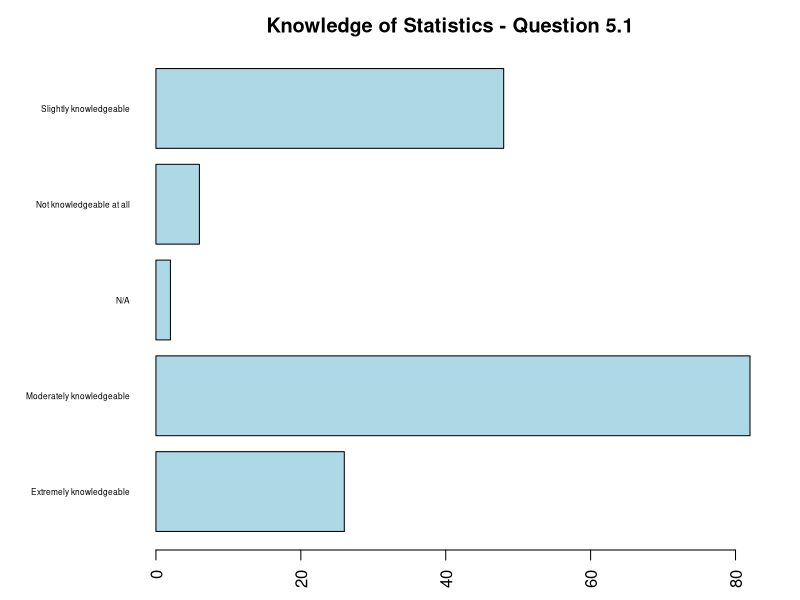
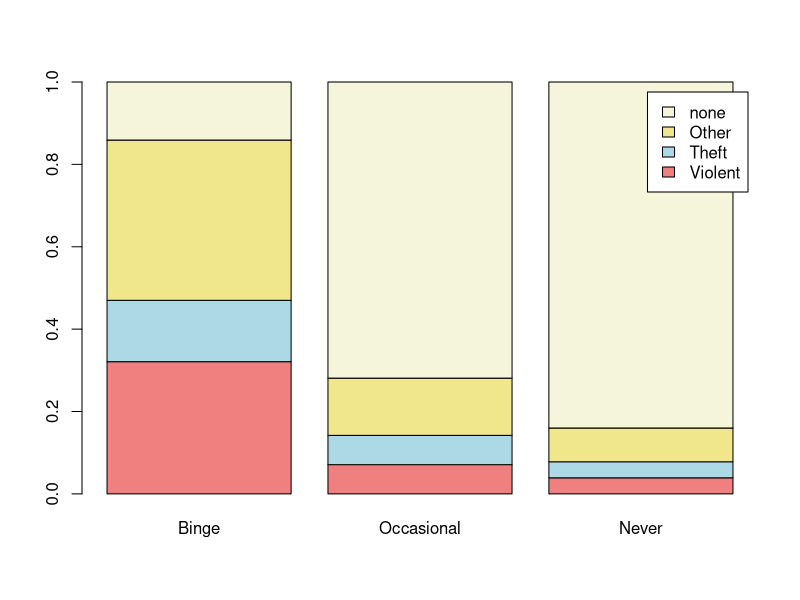
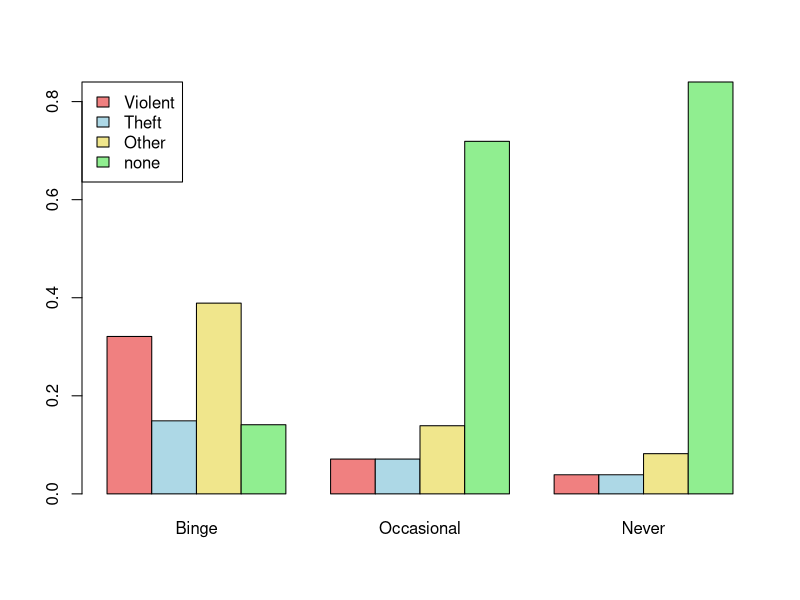
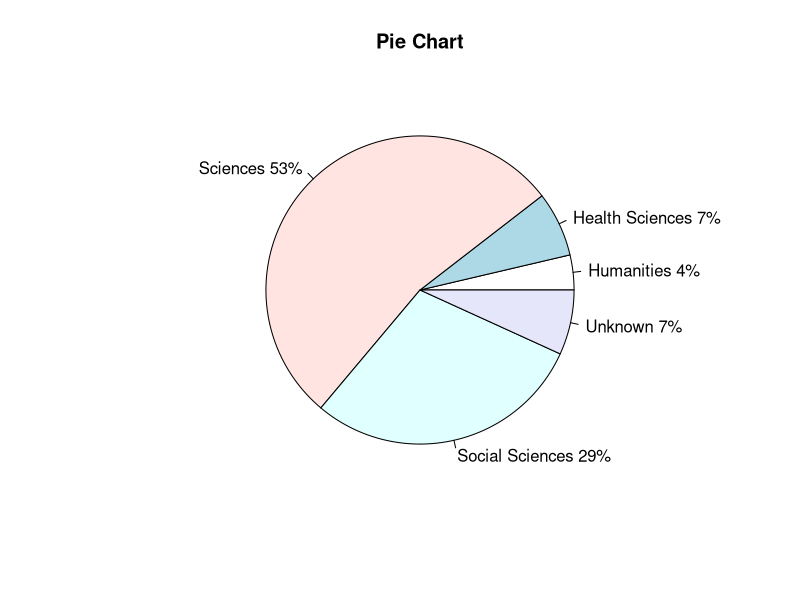
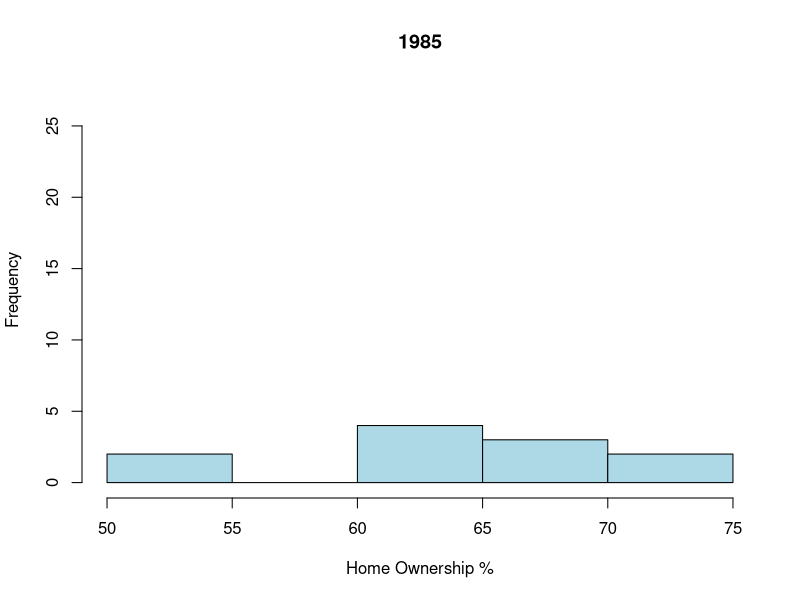
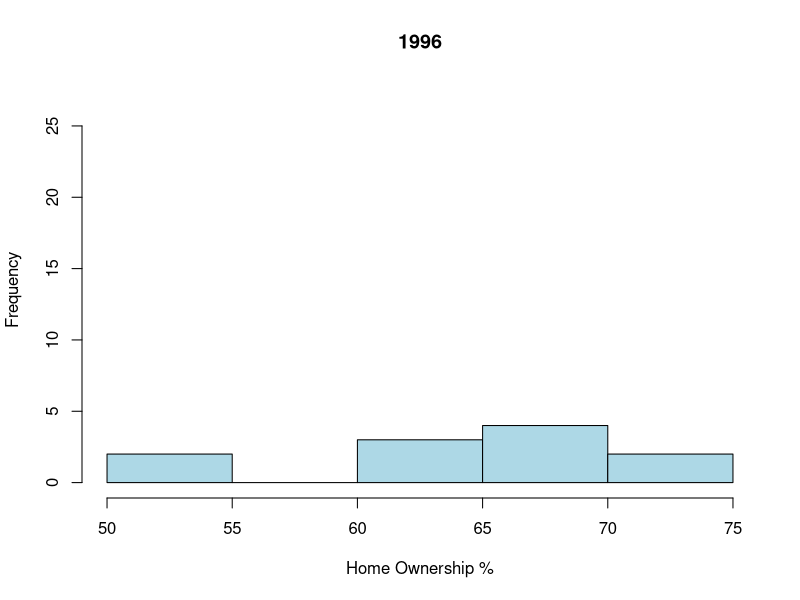
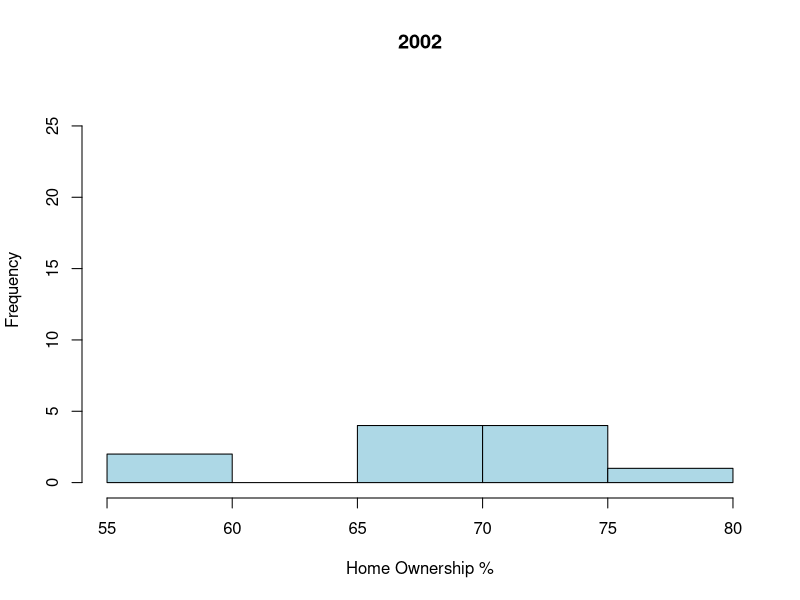
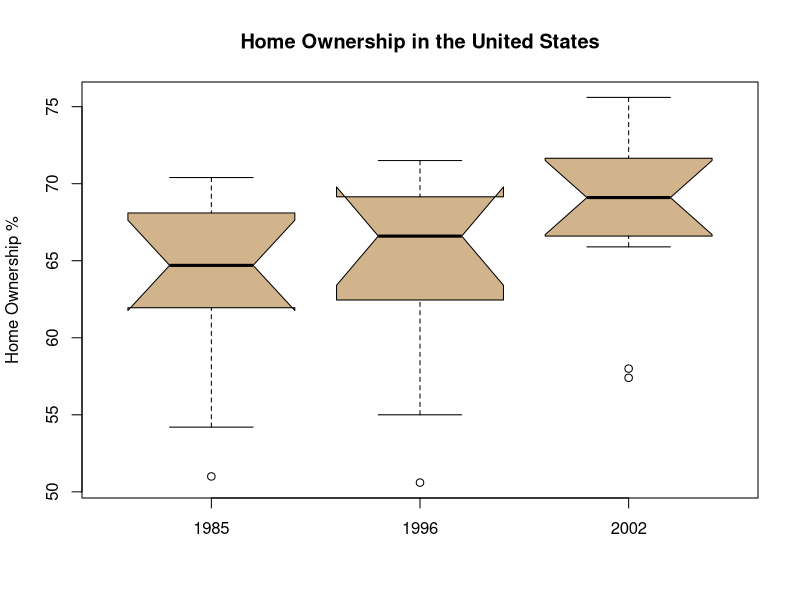

Here is the R script that generated these plots, in order:
## ---- chunk 1
knitr::opts_chunk$set(echo = TRUE)
## ---- chunk 2

library(sqldf)
library(dplyr)

## ---- chunk 3

survey <- read.csv("informatics_survey.csv", stringsAsFactors = FALSE)

# What happens if we don't set the stringsAsFactors argument?
q <- data.frame(survey$Q5_1, stringsAsFactors = FALSE)

colnames(q) <- c("response")

# Remove the rows with empty responses.
q <- subset(q, response != "")
q <- q[q$response != "",]

cnts <- table(q)

# Save the original graph parameters.
opar <- par(no.readonly = TRUE)

# Adjust graph margin parameters.
par(mai = c(.5, 1.5, .5, .5))

# What does the las argument do?  Look it up with ?par().
barplot(cnts, 
        horiz = TRUE, 
        col   = 'lightblue',
        las   = 2,
        main  = "Knowledge of Statistics - Question 5.1",
        cex.names = 0.5)

par(opar)

## ---- chunk 4

crime <- read.csv("drink_crime.csv", stringsAsFactors = FALSE)

# Data must be presented as a matrix or vector for stacked or grouped barplots.

barplot(as.matrix(crime[, c(2:4)]), 
        legend = crime[, 1],
           col = c("lightcoral","lightblue","khaki","beige"))

barplot(as.matrix(crime[, c(2:4)]), 
        legend = crime[, 1],
           col = c("lightcoral","lightblue","khaki","lightgreen"),
   args.legend = list(x = "topleft"),
        beside = TRUE)

# INSTRUCTOR NOTE
# See activities_chp_6.R for another way to solve this challenge.

## ---- chunk 5
survey <- read.csv("informatics_survey.csv", stringsAsFactors = FALSE)

# INSTRUCTOR NOTE 
# sqldf does not work when running under R version 3.4.0.  The two commands below
# return an error message that the survey table cannot be found, though it was
# created above.  As of 06.26.17, sqldf calls for R version 3.3.3 but works with
# warnings under 3.3.2.

# You can write a select statement with new column names. 
tmp <- sqldf("select q3 as department, count(q3) as total from survey where q3 != ' ' group by q3")

# Or, you can execute a simple select and rename the variables afterwards.
tmp <- sqldf("select q3, count(q3) from survey where q3 != ' ' group by q3")

# Rename the columns -- department & department count.
colnames(tmp)  <- c("dept","dept_cnt")

# Add a new column for academic group with the following values:
# (HUM Humanities, SCI Sciences, SOC, Social Sciences, MED Medical)
tmp$acad_grp <- ""                       

# INSTRUCTOR NOTE
# In order to populate the new acad_grp variable, students will need to edit the dataframe
# with the fix() function.  This opens a simple text editor which allows data entry and
# modification.  Strangely, the edit() function opens the same editor but changes are not
# permanently saved to the dataframe.

# fix(tmp)                                   

# Save a backup copy of the modified dataframe.
write.csv(tmp, file = "temp.csv")          

# Create a new dataframe of the two columns needed for the pie chart. 
temp   <- data.frame(tmp$acad_grp, tmp$dept_cnt, stringsAsFactors = FALSE)

colnames(temp) <- c("acad_grp","dept_cnt")

temp <- read.csv("informatics_acad_grp.csv", stringsAsFactors = FALSE)

# Group rows by academic group.
grp_by <- group_by(temp, acad_grp)                    

# Sum dept_cnt for each academic group.
slices <- summarize(grp_by, grp_tot = sum(dept_cnt))

# Assign descriptive labels to the slices.
slices$acad_grp[1] <- "Humanities"
slices$acad_grp[2] <- "Health Sciences"
slices$acad_grp[3] <- "Sciences"
slices$acad_grp[4] <- "Social Sciences"
slices$acad_grp[5] <- "Unknown"

# Calculate percentages, round to two digits, and then create labels.
slices$grp_pct <- (slices$grp_tot / sum(slices$grp_tot))
slices$grp_pct <- round(slices$grp_pct, 2) * 100
slices$lbl     <- paste(slices$acad_grp, " ", slices$grp_pct, "%", sep = "")

pie(slices$grp_tot, labels = slices$lbl, main = "Pie Chart") 

# INSTRUCTOR NOTE
# This code accomplishes the same thing using the pipe operator.  If you have
# time to demo this in lab, uncomment and test.

# slices <- group_by(temp, acad_grp) %>% summarize(grp_tot = sum(dept_cnt))
# pie(slices$grp_tot, labels = slices$acad_grp, main = "Pie Chart (Pipe)") 

## ---- chunk 6

opar <- par(no.readonly = TRUE)

own <- read.delim("home_ownership.txt", sep = "\t", stringsAsFactors = FALSE)

hist(own$pct_1985, 
     main = "1985", 
     col  = "lightblue",
     ylim = c(0, 27),
     xlab = "Home Ownership %")

hist(own$pct_1996, 
     main = "1996", 
     col  = "lightblue",
     ylim = c(0, 27),
     xlab = "Home Ownership %")

hist(own$pct_2002, 
     main = "2002", 
     col  = "lightblue",
     ylim = c(0, 27),
     xlab = "Home Ownership %")

par(opar)

## ---- chunk 7

own <- read.delim("home_ownership.txt", sep = "\t", stringsAsFactors = FALSE)

boxplot(own$pct_1985, 
        own$pct_1996, 
        own$pct_2002, 
        notch = TRUE,
        col   = "tan",
        ylab  = "Home Ownership %",
        main  = "Home Ownership in the United States",
        names = c("1985","1996","2002"))

## ---- chunk 8

money <- read.delim("money_supply.txt", sep = "\t", stringsAsFactors = FALSE)

plot(money$m2, money$m3, xlab = "M2 (Trillions)", ylab = "M3 (Trillions)")

# Now, fit a regression model and plot the line.
fit <- lm(money$m3 ~ money$m2, data = money)

abline(fit, col = "blue")

## ---- chunk 9

ozone <- read.csv("ozone.csv", stringsAsFactors = FALSE)

x <- ozone[c(0:79),]

# INSTRUCTOR NOTE
# The scale argument must equal 2 or the function only prints even numbers.  This
# is not stated in the help documentation.  The answer was found on Stack Overflow.

stem(x, scale = 2) 
